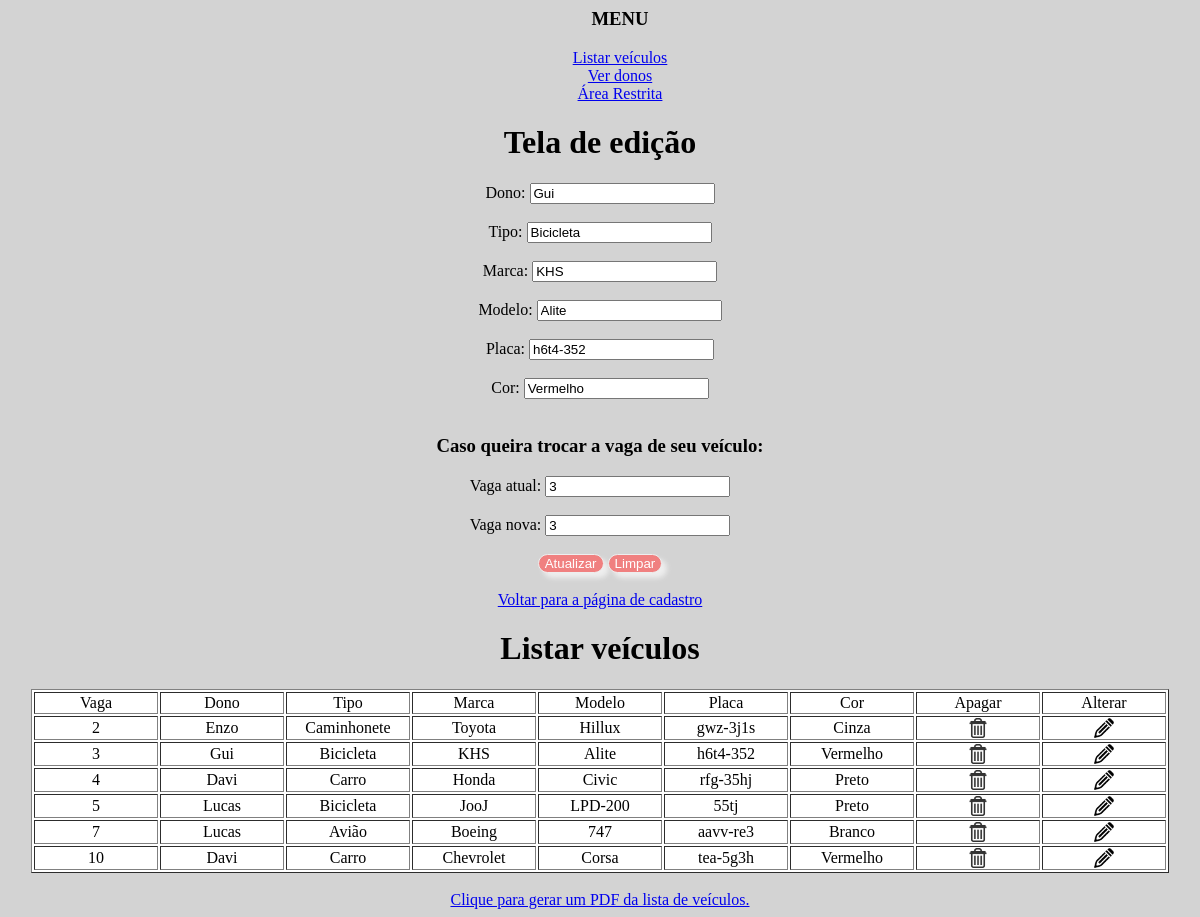
/alterar.php?tipo=2&id=3, run on the app's committed database.
### tables this page shows
CREATE TABLE `vagas` (
  `idvaga` int(50) NOT NULL,
  `modelo` varchar(50) NOT NULL,
  `dono` varchar(50) NOT NULL,
  `cor` varchar(50) NOT NULL,
  `marcas` varchar(50) NOT NULL,
  `placa` varchar(8) NOT NULL,
  `tipo` varchar(50) NOT NULL
);

### listar.php (the view, shortened to what this page needs)
<!DOCTYPE html>
<html lang="pt-br">
<?php
include_once("menu.php")
?>
<head>
    <link rel="stylesheet" type="text/css" href="css/botoes.css"/>
</head>
<body>
    <center>
    <h1>Listar veículos </h1>
    <?php
    $busca ="";
        $mysqli = new mysqli("localhost","root","","estacionamento");
        if($resultado_sel = $mysqli->query("SELECT idvaga,dono,tipo,marcas,modelo,placa,cor FROM vagas WHERE dono like '".$busca."%'")){
            echo'<table border="1">';
            echo'<tr>';
            echo'<td>Vaga</td>';
            echo'<td>Dono</td>';
            echo'<td>Tipo</td>';
            echo'<td>Marca</td>';
            echo'<td>Modelo</td>';
            echo'<td>Placa</td>';
            echo'<td>Cor</td>';
            echo'<td>Apagar';
            echo'<td>Alterar';
            echo'</tr>';
            while($row = mysqli_fetch_assoc($resultado_sel)){
                echo'<tr>';
                echo'<td>'.$row['idvaga'].'</td>';
                echo'<td>'.$row['dono'].'</td>';
                echo'<td>'.$row['tipo'].'</td>';
                echo'<td>'.$row['marcas'].'</td>';
                echo'<td>'.$row['modelo'].'</td>';
                echo'<td>'.$row['placa'].'</td>';
                echo'<td>'.$row['cor'].'</td>';
                echo "<td> <a href='deletar.php?tipo=2&id=".$row['idvaga']."'>
                <img src='img/del.png' width='20' height='20' title='Excluir'/>
                </td>";
                echo "<td> <a href='alterar.php?tipo=2&id=".$row['idvaga']."'>
                <img src='img/edit.png' width='20' height='20' title='Alterar'/>
                </td>";
                echo'</tr>';
            }
            echo'</table>';
        }
    ?>
    <br>
    <a href="gerarPDF.php">Clique para gerar um PDF da lista de veículos.</a>
    </center>
</body>
</html>

### alterar.php (shortened to what this page needs)
<?php
include_once("conexao.php");
include("menu.php");
$id = filter_input(INPUT_GET, 'id', FILTER_SANITIZE_NUMBER_INT);
$result_usuario = "SELECT * FROM vagas WHERE idvaga = '$id'";
$resultado_usuario = mysqli_query($conexao, $result_usuario);
$row_usuario = mysqli_fetch_assoc($resultado_usuario);
?>
<!DOCTYPE html>
<html lang="pt-br">
<head>
    <link rel="stylesheet" type="text/css" href="botoes.css"/>
</head>
<body>
    <center>
    <h1> Tela de edição </h1>
    <form method="POST" action="alterarCodigo.php">
        <label> Dono: </label>
        <input type="text" name="dono" value="<?php echo $row_usuario['dono']; ?>"/> <br /> <br>
        <label> Tipo: </label>
        <input type="text" name="tipo" value="<?php echo $row_usuario['tipo']; ?>"/> <br /> <br>
        <label> Marca: </label>
        <input type="text" name="marcas" value="<?php echo $row_usuario['marcas']; ?>"/> <br /> <br>
        <label> Modelo: </label>
        <input type="text" name="modelo" value="<?php echo $row_usuario['modelo']; ?>"/> <br /> <br>
        <label> Placa: </label>
        <input type="text" name="placa" value="<?php echo $row_usuario['placa']; ?>" maxlength="8"/> <br /> <br>
        <label> Cor: </label>
        <input type="text" name="cor" value="<?php echo $row_usuario['cor']; ?>"/> <br /> <br>
        <p><h3>Caso queira trocar a vaga de seu veículo: </h3></p>
        <label> Vaga atual: </label>
        <input type="text" name="vagaatual" value="<?php echo $row_usuario['idvaga']; ?>" readonly/> <br /> <br>
        <label> Vaga nova: </label>
        <input type="number" name="vaganova" value="<?php echo $row_usuario['idvaga']; ?>"/> <br /> <br>
        <input class = "botoes" type="submit" value="Atualizar" />
        <input class = "botoes" type="reset" value="Limpar" /> <br /> <br>
        <a href="http://localhost/estacionamento/index.php">Voltar para a página de cadastro</a>
    </form>
    </center>
    <?php
    include('listar.php');
    ?>
</body>
</html>

### css/botoes.css (style rules this page uses)
body { background-color: lightgrey; }
.botoes { background: lightcoral; color: #fff; border: 1px solid #eee; border-radius: 20px; box-shadow: 5px 5px 5px #eee; text-shadow: none; }
table { background-color:#fff; }
table td { width: 120px; text-align:center; }

### data on the page
vagas: dono "Gui", tipo "Bicicleta", marcas "KHS", modelo "Alite", placa "h6t4-352", cor "Vermelho", vagaatual "3", vaganova "3", idvaga "3"
vagas: idvaga "2", dono "Enzo", tipo "Caminhonete", marcas "Toyota", modelo "Hillux", placa "gwz-3j1s", cor "Cinza"
vagas: idvaga "4", dono "Davi", tipo "Carro", marcas "Honda", modelo "Civic", placa "rfg-35hj", cor "Preto"
vagas: idvaga "5", dono "Lucas", tipo "Bicicleta", marcas "JooJ", modelo "LPD-200", placa "55tj", cor "Preto"
vagas: idvaga "7", dono "Lucas", tipo "Avião", marcas "Boeing", modelo "747", placa "aavv-re3", cor "Branco"
vagas: idvaga "10", dono "Davi", tipo "Carro", marcas "Chevrolet", modelo "Corsa", placa "tea-5g3h", cor "Vermelho"
